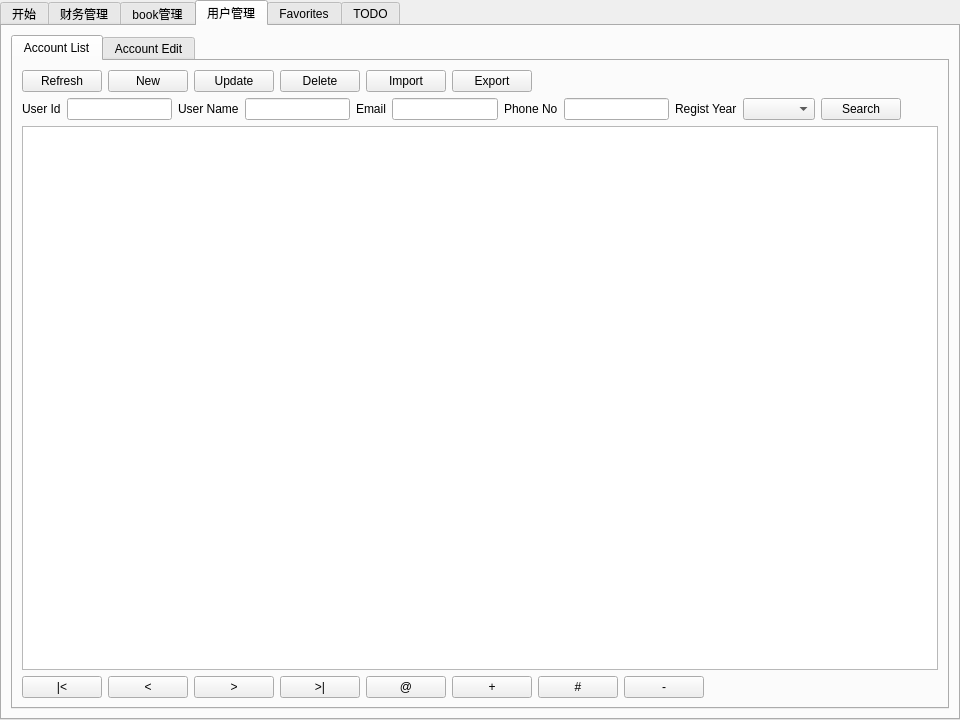
<?xml version="1.0" encoding="UTF-8"?>
<ui version="4.0">
 <class>dashboardTabWidget</class>
 <widget class="QTabWidget" name="dashboardTabWidget">
  <property name="geometry">
   <rect>
    <x>0</x>
    <y>0</y>
    <width>960</width>
    <height>720</height>
   </rect>
  </property>
  <property name="windowTitle">
   <string>个人管理系统</string>
  </property>
  <property name="currentIndex">
   <number>3</number>
  </property>
  <widget class="QWidget" name="startTab">
   <attribute name="title">
    <string>开始</string>
   </attribute>
   <widget class="QToolBox" name="toolBox">
    <property name="geometry">
     <rect>
      <x>590</x>
      <y>60</y>
      <width>151</width>
      <height>301</height>
     </rect>
    </property>
    <property name="currentIndex">
     <number>0</number>
    </property>
    <widget class="QWidget" name="page">
     <property name="geometry">
      <rect>
       <x>0</x>
       <y>0</y>
       <width>151</width>
       <height>171</height>
      </rect>
     </property>
     <attribute name="label">
      <string>用户管理</string>
     </attribute>
     <widget class="QListWidget" name="listWidget_2">
      <property name="geometry">
       <rect>
        <x>10</x>
        <y>10</y>
        <width>121</width>
        <height>151</height>
       </rect>
      </property>
      <item>
       <property name="text">
        <string>用户编辑</string>
       </property>
      </item>
      <item>
       <property name="text">
        <string>权限管理</string>
       </property>
      </item>
     </widget>
    </widget>
    <widget class="QWidget" name="page_2">
     <property name="geometry">
      <rect>
       <x>0</x>
       <y>0</y>
       <width>151</width>
       <height>171</height>
      </rect>
     </property>
     <attribute name="label">
      <string>Book管理</string>
     </attribute>
    </widget>
    <widget class="QWidget" name="page_3">
     <property name="geometry">
      <rect>
       <x>0</x>
       <y>0</y>
       <width>100</width>
       <height>30</height>
      </rect>
     </property>
     <attribute name="label">
      <string>财务管理</string>
     </attribute>
    </widget>
    <widget class="QWidget" name="page_4">
     <property name="geometry">
      <rect>
       <x>0</x>
       <y>0</y>
       <width>100</width>
       <height>30</height>
      </rect>
     </property>
     <attribute name="label">
      <string>Favorites</string>
     </attribute>
    </widget>
    <widget class="QWidget" name="page_5">
     <property name="geometry">
      <rect>
       <x>0</x>
       <y>0</y>
       <width>100</width>
       <height>30</height>
      </rect>
     </property>
     <attribute name="label">
      <string>TODO</string>
     </attribute>
    </widget>
   </widget>
   <widget class="QListWidget" name="listWidget">
    <property name="geometry">
     <rect>
      <x>420</x>
      <y>70</y>
      <width>71</width>
      <height>151</height>
     </rect>
    </property>
    <item>
     <property name="text">
      <string>用户管理</string>
     </property>
    </item>
    <item>
     <property name="text">
      <string>Book管理</string>
     </property>
    </item>
    <item>
     <property name="text">
      <string>财务管理</string>
     </property>
    </item>
    <item>
     <property name="text">
      <string>Favorites</string>
     </property>
    </item>
    <item>
     <property name="text">
      <string>TODO</string>
     </property>
    </item>
    <item>
     <property name="text">
      <string>资源管理</string>
     </property>
    </item>
   </widget>
   <widget class="QGroupBox" name="groupBox">
    <property name="geometry">
     <rect>
      <x>30</x>
      <y>30</y>
      <width>221</width>
      <height>251</height>
     </rect>
    </property>
    <property name="title">
     <string>通过按钮打开选项卡</string>
    </property>
    <widget class="QPushButton" name="buttonToOpenAccountTab">
     <property name="geometry">
      <rect>
       <x>70</x>
       <y>30</y>
       <width>75</width>
       <height>23</height>
      </rect>
     </property>
     <property name="text">
      <string>用户管理</string>
     </property>
    </widget>
    <widget class="QPushButton" name="buttonToOpenBookManageTab">
     <property name="geometry">
      <rect>
       <x>70</x>
       <y>60</y>
       <width>75</width>
       <height>23</height>
      </rect>
     </property>
     <property name="text">
      <string>Book管理</string>
     </property>
    </widget>
    <widget class="QPushButton" name="buttonToOpenFeeManageTab">
     <property name="geometry">
      <rect>
       <x>70</x>
       <y>100</y>
       <width>75</width>
       <height>23</height>
      </rect>
     </property>
     <property name="text">
      <string>财务管理</string>
     </property>
    </widget>
    <widget class="QPushButton" name="buttonToOpenFavoriteTab">
     <property name="geometry">
      <rect>
       <x>70</x>
       <y>140</y>
       <width>75</width>
       <height>23</height>
      </rect>
     </property>
     <property name="text">
      <string>Favorites</string>
     </property>
    </widget>
    <widget class="QPushButton" name="buttonToOpenTodoTab">
     <property name="geometry">
      <rect>
       <x>70</x>
       <y>180</y>
       <width>75</width>
       <height>23</height>
      </rect>
     </property>
     <property name="text">
      <string>TODO</string>
     </property>
    </widget>
    <widget class="QPushButton" name="buttonToOpenExplorerTab">
     <property name="geometry">
      <rect>
       <x>70</x>
       <y>220</y>
       <width>75</width>
       <height>23</height>
      </rect>
     </property>
     <property name="text">
      <string>资源管理</string>
     </property>
    </widget>
   </widget>
   <widget class="QGroupBox" name="groupBox_2">
    <property name="geometry">
     <rect>
      <x>30</x>
      <y>400</y>
      <width>221</width>
      <height>151</height>
     </rect>
    </property>
    <property name="title">
     <string>配置选项</string>
    </property>
    <widget class="QCheckBox" name="checkBox_2">
     <property name="geometry">
      <rect>
       <x>20</x>
       <y>30</y>
       <width>221</width>
       <height>16</height>
      </rect>
     </property>
     <property name="text">
      <string>启动时打开最顶层的&quot;管理&quot;选项卡</string>
     </property>
    </widget>
    <widget class="QCheckBox" name="checkBox_3">
     <property name="geometry">
      <rect>
       <x>20</x>
       <y>60</y>
       <width>191</width>
       <height>16</height>
      </rect>
     </property>
     <property name="text">
      <string>在选项卡的最右边显示关闭图标</string>
     </property>
    </widget>
    <widget class="QCheckBox" name="checkBox_4">
     <property name="geometry">
      <rect>
       <x>20</x>
       <y>90</y>
       <width>171</width>
       <height>16</height>
      </rect>
     </property>
     <property name="text">
      <string>在列表页面显示分页按钮组</string>
     </property>
    </widget>
    <widget class="QCheckBox" name="checkBox_5">
     <property name="geometry">
      <rect>
       <x>20</x>
       <y>120</y>
       <width>191</width>
       <height>16</height>
      </rect>
     </property>
     <property name="text">
      <string>在登录界面加入默认账户和密码</string>
     </property>
    </widget>
   </widget>
  </widget>
  <widget class="QWidget" name="feeManageTab">
   <attribute name="title">
    <string>财务管理</string>
   </attribute>
   <layout class="QHBoxLayout" name="horizontalLayout_5">
    <item>
     <widget class="QTabWidget" name="feeManageTabWidget">
      <property name="currentIndex">
       <number>3</number>
      </property>
      <widget class="QWidget" name="incomeTab">
       <attribute name="title">
        <string>收入</string>
       </attribute>
       <layout class="QHBoxLayout" name="horizontalLayout_6">
        <item>
         <widget class="QTableView" name="incomeTableView"/>
        </item>
       </layout>
      </widget>
      <widget class="QWidget" name="paymentTab">
       <attribute name="title">
        <string>支出</string>
       </attribute>
       <layout class="QHBoxLayout" name="horizontalLayout_7">
        <item>
         <widget class="QTableView" name="paymentTableView"/>
        </item>
       </layout>
      </widget>
      <widget class="QWidget" name="overtimeTab">
       <attribute name="title">
        <string>加班报销</string>
       </attribute>
       <layout class="QHBoxLayout" name="horizontalLayout_8">
        <item>
         <widget class="QTableView" name="overtimeTableView"/>
        </item>
       </layout>
      </widget>
      <widget class="QWidget" name="yuEBaoTab">
       <attribute name="title">
        <string>余额宝</string>
       </attribute>
       <layout class="QHBoxLayout" name="horizontalLayout_9">
        <item>
         <widget class="QTableView" name="yuEBaoTableView"/>
        </item>
       </layout>
      </widget>
     </widget>
    </item>
   </layout>
  </widget>
  <widget class="QWidget" name="bookManageTab">
   <attribute name="title">
    <string>book管理</string>
   </attribute>
   <layout class="QVBoxLayout" name="verticalLayout_2">
    <item>
     <layout class="QHBoxLayout" name="horizontalLayout">
      <item>
       <widget class="QPushButton" name="pushButton_4">
        <property name="text">
         <string>New</string>
        </property>
       </widget>
      </item>
      <item>
       <widget class="QPushButton" name="pushButton_3">
        <property name="text">
         <string>Refresh</string>
        </property>
       </widget>
      </item>
      <item>
       <widget class="QPushButton" name="pushButton_2">
        <property name="text">
         <string>Import</string>
        </property>
       </widget>
      </item>
      <item>
       <widget class="QPushButton" name="pushButton">
        <property name="text">
         <string>Export</string>
        </property>
       </widget>
      </item>
      <item>
       <spacer name="horizontalSpacer_3">
        <property name="orientation">
         <enum>Qt::Horizontal</enum>
        </property>
        <property name="sizeHint" stdset="0">
         <size>
          <width>40</width>
          <height>20</height>
         </size>
        </property>
       </spacer>
      </item>
     </layout>
    </item>
    <item>
     <layout class="QHBoxLayout" name="horizontalLayout_2">
      <item>
       <widget class="QLabel" name="label">
        <property name="text">
         <string>Book Name</string>
        </property>
       </widget>
      </item>
      <item>
       <widget class="QLineEdit" name="lineEdit"/>
      </item>
      <item>
       <widget class="QLabel" name="label_2">
        <property name="text">
         <string>Author</string>
        </property>
       </widget>
      </item>
      <item>
       <widget class="QLineEdit" name="lineEdit_2"/>
      </item>
      <item>
       <widget class="QLabel" name="label_3">
        <property name="text">
         <string>Book Type</string>
        </property>
       </widget>
      </item>
      <item>
       <widget class="QComboBox" name="comboBox">
        <item>
         <property name="text">
          <string>All</string>
         </property>
        </item>
        <item>
         <property name="text">
          <string>纸质</string>
         </property>
        </item>
        <item>
         <property name="text">
          <string>Mobi</string>
         </property>
        </item>
        <item>
         <property name="text">
          <string>ePub</string>
         </property>
        </item>
        <item>
         <property name="text">
          <string>PDF</string>
         </property>
        </item>
        <item>
         <property name="text">
          <string>TXT</string>
         </property>
        </item>
       </widget>
      </item>
      <item>
       <widget class="QLabel" name="label_15">
        <property name="text">
         <string>Class</string>
        </property>
       </widget>
      </item>
      <item>
       <widget class="QComboBox" name="comboBox_2">
        <item>
         <property name="text">
          <string>All</string>
         </property>
        </item>
        <item>
         <property name="text">
          <string>Self-Improvement</string>
         </property>
        </item>
        <item>
         <property name="text">
          <string>财经</string>
         </property>
        </item>
        <item>
         <property name="text">
          <string>自然科学</string>
         </property>
        </item>
        <item>
         <property name="text">
          <string>人文社科</string>
         </property>
        </item>
        <item>
         <property name="text">
          <string>文学</string>
         </property>
        </item>
        <item>
         <property name="text">
          <string>漫画</string>
         </property>
        </item>
        <item>
         <property name="text">
          <string>无类</string>
         </property>
        </item>
       </widget>
      </item>
      <item>
       <widget class="QPushButton" name="pushButton_5">
        <property name="text">
         <string>Search</string>
        </property>
       </widget>
      </item>
      <item>
       <spacer name="horizontalSpacer_4">
        <property name="orientation">
         <enum>Qt::Horizontal</enum>
        </property>
        <property name="sizeHint" stdset="0">
         <size>
          <width>40</width>
          <height>20</height>
         </size>
        </property>
       </spacer>
      </item>
     </layout>
    </item>
    <item>
     <widget class="QTabWidget" name="bookManageTabWidget">
      <property name="currentIndex">
       <number>0</number>
      </property>
      <widget class="QWidget" name="bookTab">
       <attribute name="title">
        <string>book</string>
       </attribute>
       <layout class="QHBoxLayout" name="horizontalLayout_10">
        <item>
         <widget class="QTableView" name="bookTableView"/>
        </item>
       </layout>
      </widget>
     </widget>
    </item>
   </layout>
  </widget>
  <widget class="QWidget" name="accountManageTab">
   <attribute name="title">
    <string>用户管理</string>
   </attribute>
   <layout class="QHBoxLayout" name="horizontalLayout_4">
    <item>
     <widget class="QTabWidget" name="accountTabWidget">
      <property name="currentIndex">
       <number>0</number>
      </property>
      <widget class="QWidget" name="accountTab">
       <attribute name="title">
        <string>Account List</string>
       </attribute>
       <layout class="QVBoxLayout" name="verticalLayout">
        <item>
         <layout class="QHBoxLayout" name="horizontalLayout_14">
          <item>
           <widget class="QPushButton" name="refreshButton">
            <property name="maximumSize">
             <size>
              <width>100</width>
              <height>16777215</height>
             </size>
            </property>
            <property name="text">
             <string>Refresh</string>
            </property>
           </widget>
          </item>
          <item>
           <widget class="QPushButton" name="newButton">
            <property name="maximumSize">
             <size>
              <width>100</width>
              <height>16777215</height>
             </size>
            </property>
            <property name="text">
             <string>New</string>
            </property>
           </widget>
          </item>
          <item>
           <widget class="QPushButton" name="updateButton">
            <property name="text">
             <string>Update</string>
            </property>
           </widget>
          </item>
          <item>
           <widget class="QPushButton" name="deleteButton">
            <property name="text">
             <string>Delete</string>
            </property>
           </widget>
          </item>
          <item>
           <widget class="QPushButton" name="importButton">
            <property name="maximumSize">
             <size>
              <width>100</width>
              <height>16777215</height>
             </size>
            </property>
            <property name="text">
             <string>Import</string>
            </property>
           </widget>
          </item>
          <item>
           <widget class="QPushButton" name="exportButton">
            <property name="maximumSize">
             <size>
              <width>100</width>
              <height>16777215</height>
             </size>
            </property>
            <property name="text">
             <string>Export</string>
            </property>
           </widget>
          </item>
          <item>
           <spacer name="horizontalSpacer">
            <property name="orientation">
             <enum>Qt::Horizontal</enum>
            </property>
            <property name="sizeHint" stdset="0">
             <size>
              <width>40</width>
              <height>20</height>
             </size>
            </property>
           </spacer>
          </item>
         </layout>
        </item>
        <item>
         <layout class="QHBoxLayout" name="horizontalLayout_3">
          <item>
           <widget class="QLabel" name="useridLabel">
            <property name="text">
             <string>User Id</string>
            </property>
           </widget>
          </item>
          <item>
           <widget class="QLineEdit" name="useridLineEdit"/>
          </item>
          <item>
           <widget class="QLabel" name="usernameLabel">
            <property name="text">
             <string>User Name</string>
            </property>
           </widget>
          </item>
          <item>
           <widget class="QLineEdit" name="usernameLineEdit"/>
          </item>
          <item>
           <widget class="QLabel" name="emailLabel">
            <property name="text">
             <string>Email</string>
            </property>
           </widget>
          </item>
          <item>
           <widget class="QLineEdit" name="emailLineEdit"/>
          </item>
          <item>
           <widget class="QLabel" name="phoneNoLabel">
            <property name="text">
             <string>Phone No</string>
            </property>
           </widget>
          </item>
          <item>
           <widget class="QLineEdit" name="phoneNoLineEdit"/>
          </item>
          <item>
           <widget class="QLabel" name="registYearLabel">
            <property name="text">
             <string>Regist Year</string>
            </property>
           </widget>
          </item>
          <item>
           <widget class="QComboBox" name="registYearComboBox"/>
          </item>
          <item>
           <widget class="QPushButton" name="searchButton">
            <property name="text">
             <string>Search</string>
            </property>
           </widget>
          </item>
          <item>
           <spacer name="horizontalSpacer_2">
            <property name="orientation">
             <enum>Qt::Horizontal</enum>
            </property>
            <property name="sizeHint" stdset="0">
             <size>
              <width>40</width>
              <height>20</height>
             </size>
            </property>
           </spacer>
          </item>
         </layout>
        </item>
        <item>
         <widget class="QTableWidget" name="tableWidget">
          <property name="alternatingRowColors">
           <bool>true</bool>
          </property>
          <property name="gridStyle">
           <enum>Qt::SolidLine</enum>
          </property>
          <property name="sortingEnabled">
           <bool>false</bool>
          </property>
         </widget>
        </item>
        <item>
         <layout class="QHBoxLayout" name="horizontalLayout_13">
          <item>
           <widget class="QPushButton" name="firstPage">
            <property name="text">
             <string>|&lt;</string>
            </property>
           </widget>
          </item>
          <item>
           <widget class="QPushButton" name="previousPage">
            <property name="text">
             <string>&lt;</string>
            </property>
           </widget>
          </item>
          <item>
           <widget class="QPushButton" name="nextPage">
            <property name="text">
             <string>&gt;</string>
            </property>
           </widget>
          </item>
          <item>
           <widget class="QPushButton" name="lastPage">
            <property name="text">
             <string>&gt;|</string>
            </property>
           </widget>
          </item>
          <item>
           <widget class="QPushButton" name="pushButton_6">
            <property name="text">
             <string>@</string>
            </property>
           </widget>
          </item>
          <item>
           <widget class="QPushButton" name="createRow">
            <property name="text">
             <string>+</string>
            </property>
           </widget>
          </item>
          <item>
           <widget class="QPushButton" name="editRow">
            <property name="text">
             <string>#</string>
            </property>
           </widget>
          </item>
          <item>
           <widget class="QPushButton" name="deleteRow">
            <property name="text">
             <string>-</string>
            </property>
           </widget>
          </item>
          <item>
           <spacer name="horizontalSpacer_5">
            <property name="orientation">
             <enum>Qt::Horizontal</enum>
            </property>
            <property name="sizeHint" stdset="0">
             <size>
              <width>40</width>
              <height>20</height>
             </size>
            </property>
           </spacer>
          </item>
         </layout>
        </item>
       </layout>
      </widget>
      <widget class="QWidget" name="accountEditTab">
       <attribute name="title">
        <string>Account Edit</string>
       </attribute>
       <widget class="QWidget" name="formLayoutWidget">
        <property name="geometry">
         <rect>
          <x>370</x>
          <y>80</y>
          <width>361</width>
          <height>421</height>
         </rect>
        </property>
        <layout class="QFormLayout" name="formLayout">
         <property name="fieldGrowthPolicy">
          <enum>QFormLayout::AllNonFixedFieldsGrow</enum>
         </property>
         <item row="1" column="0">
          <widget class="QLabel" name="label_13">
           <property name="text">
            <string>User id</string>
           </property>
          </widget>
         </item>
         <item row="1" column="1">
          <widget class="QLineEdit" name="lineEdit_10"/>
         </item>
         <item row="2" column="0">
          <widget class="QLabel" name="label_6">
           <property name="text">
            <string>Usern ame</string>
           </property>
          </widget>
         </item>
         <item row="2" column="1">
          <widget class="QLineEdit" name="lineEdit_6"/>
         </item>
         <item row="3" column="0">
          <widget class="QLabel" name="label_7">
           <property name="text">
            <string>Password</string>
           </property>
          </widget>
         </item>
         <item row="3" column="1">
          <widget class="QLineEdit" name="lineEdit_7"/>
         </item>
         <item row="4" column="0">
          <widget class="QLabel" name="label_4">
           <property name="text">
            <string>Email</string>
           </property>
          </widget>
         </item>
         <item row="4" column="1">
          <widget class="QLineEdit" name="lineEdit_4"/>
         </item>
         <item row="5" column="0">
          <widget class="QLabel" name="label_5">
           <property name="text">
            <string>Gender</string>
           </property>
          </widget>
         </item>
         <item row="5" column="1">
          <widget class="QRadioButton" name="radioButton">
           <property name="text">
            <string>Male</string>
           </property>
          </widget>
         </item>
         <item row="6" column="1">
          <widget class="QRadioButton" name="radioButton_2">
           <property name="text">
            <string>Female</string>
           </property>
          </widget>
         </item>
         <item row="7" column="1">
          <widget class="QRadioButton" name="radioButton_3">
           <property name="text">
            <string>Keep secrete.</string>
           </property>
          </widget>
         </item>
         <item row="8" column="0">
          <widget class="QLabel" name="label_8">
           <property name="text">
            <string>Age</string>
           </property>
          </widget>
         </item>
         <item row="8" column="1">
          <widget class="QLineEdit" name="lineEdit_5"/>
         </item>
         <item row="9" column="0">
          <widget class="QLabel" name="label_9">
           <property name="text">
            <string>Creator</string>
           </property>
          </widget>
         </item>
         <item row="9" column="1">
          <widget class="QLineEdit" name="lineEdit_8"/>
         </item>
         <item row="10" column="0">
          <widget class="QLabel" name="label_10">
           <property name="text">
            <string>Modifier</string>
           </property>
          </widget>
         </item>
         <item row="10" column="1">
          <widget class="QLineEdit" name="lineEdit_9"/>
         </item>
         <item row="11" column="0">
          <widget class="QLabel" name="label_11">
           <property name="text">
            <string>Create time</string>
           </property>
          </widget>
         </item>
         <item row="11" column="1">
          <widget class="QDateEdit" name="dateEdit"/>
         </item>
         <item row="12" column="0">
          <widget class="QLabel" name="label_12">
           <property name="text">
            <string>Modification time</string>
           </property>
          </widget>
         </item>
         <item row="12" column="1">
          <widget class="QDateEdit" name="dateEdit_2"/>
         </item>
         <item row="13" column="0">
          <widget class="QLabel" name="label_14">
           <property name="text">
            <string>Description</string>
           </property>
          </widget>
         </item>
         <item row="13" column="1">
          <widget class="QPlainTextEdit" name="plainTextEdit"/>
         </item>
        </layout>
        <zorder>lineEdit_10</zorder>
        <zorder>label_14</zorder>
        <zorder>lineEdit_6</zorder>
        <zorder>lineEdit_7</zorder>
        <zorder>label_7</zorder>
        <zorder>label_4</zorder>
        <zorder>label_5</zorder>
        <zorder>lineEdit_5</zorder>
        <zorder>label_8</zorder>
        <zorder>lineEdit_8</zorder>
        <zorder>label_9</zorder>
        <zorder>lineEdit_9</zorder>
        <zorder>radioButton</zorder>
        <zorder>radioButton_2</zorder>
        <zorder>radioButton_3</zorder>
        <zorder>label_10</zorder>
        <zorder>dateEdit</zorder>
        <zorder>label_11</zorder>
        <zorder>dateEdit_2</zorder>
        <zorder>label_6</zorder>
        <zorder>label_12</zorder>
        <zorder>lineEdit_4</zorder>
        <zorder>label_13</zorder>
        <zorder>plainTextEdit</zorder>
       </widget>
      </widget>
     </widget>
    </item>
   </layout>
  </widget>
  <widget class="QWidget" name="favoritesManageTab">
   <attribute name="title">
    <string>Favorites</string>
   </attribute>
   <layout class="QHBoxLayout" name="horizontalLayout_12">
    <item>
     <widget class="QTabWidget" name="favoritesTabWidget">
      <property name="currentIndex">
       <number>1</number>
      </property>
      <widget class="QWidget" name="favoriteSiteTab">
       <attribute name="title">
        <string>站点收藏</string>
       </attribute>
       <layout class="QVBoxLayout" name="verticalLayout_3">
        <item>
         <layout class="QHBoxLayout" name="horizontalLayout_16">
          <item>
           <widget class="QPushButton" name="newButton_3">
            <property name="maximumSize">
             <size>
              <width>100</width>
              <height>16777215</height>
             </size>
            </property>
            <property name="text">
             <string>New</string>
            </property>
           </widget>
          </item>
          <item>
           <widget class="QPushButton" name="refreshButton_3">
            <property name="maximumSize">
             <size>
              <width>100</width>
              <height>16777215</height>
             </size>
            </property>
            <property name="text">
             <string>Refresh</string>
            </property>
           </widget>
          </item>
          <item>
           <widget class="QPushButton" name="importButton_3">
            <property name="maximumSize">
             <size>
              <width>100</width>
              <height>16777215</height>
             </size>
            </property>
            <property name="text">
             <string>Import</string>
            </property>
           </widget>
          </item>
          <item>
           <widget class="QPushButton" name="exportButton_3">
            <property name="maximumSize">
             <size>
              <width>100</width>
              <height>16777215</height>
             </size>
            </property>
            <property name="text">
             <string>Export</string>
            </property>
           </widget>
          </item>
          <item>
           <spacer name="horizontalSpacer_7">
            <property name="orientation">
             <enum>Qt::Horizontal</enum>
            </property>
            <property name="sizeHint" stdset="0">
             <size>
              <width>40</width>
              <height>20</height>
             </size>
            </property>
           </spacer>
          </item>
         </layout>
        </item>
        <item>
         <layout class="QHBoxLayout" name="horizontalLayout_17">
          <item>
           <widget class="QLabel" name="useridLabel_3">
            <property name="text">
             <string>Site Name</string>
            </property>
           </widget>
          </item>
          <item>
           <widget class="QLineEdit" name="useridLineEdit_3"/>
          </item>
          <item>
           <widget class="QLabel" name="usernameLabel_3">
            <property name="text">
             <string>UURL</string>
            </property>
           </widget>
          </item>
          <item>
           <widget class="QLineEdit" name="usernameLineEdit_3"/>
          </item>
          <item>
           <widget class="QLabel" name="emailLabel_3">
            <property name="text">
             <string>Type</string>
            </property>
           </widget>
          </item>
          <item>
           <widget class="QLineEdit" name="emailLineEdit_3"/>
          </item>
          <item>
           <widget class="QLabel" name="phoneNoLabel_3">
            <property name="text">
             <string>Tag</string>
            </property>
           </widget>
          </item>
          <item>
           <widget class="QLineEdit" name="phoneNoLineEdit_3"/>
          </item>
          <item>
           <widget class="QPushButton" name="searchButton_3">
            <property name="text">
             <string>Search</string>
            </property>
           </widget>
          </item>
          <item>
           <spacer name="horizontalSpacer_8">
            <property name="orientation">
             <enum>Qt::Horizontal</enum>
            </property>
            <property name="sizeHint" stdset="0">
             <size>
              <width>40</width>
              <height>20</height>
             </size>
            </property>
           </spacer>
          </item>
         </layout>
        </item>
        <item>
         <widget class="QTableWidget" name="tableWidget_3">
          <property name="alternatingRowColors">
           <bool>true</bool>
          </property>
          <property name="gridStyle">
           <enum>Qt::SolidLine</enum>
          </property>
          <property name="sortingEnabled">
           <bool>false</bool>
          </property>
         </widget>
        </item>
       </layout>
      </widget>
      <widget class="QWidget" name="favoriteBookTab">
       <attribute name="title">
        <string>书籍收藏</string>
       </attribute>
      </widget>
     </widget>
    </item>
   </layout>
  </widget>
  <widget class="QWidget" name="todoManageTab">
   <attribute name="title">
    <string>TODO</string>
   </attribute>
   <layout class="QHBoxLayout" name="horizontalLayout_11">
    <item>
     <widget class="QTabWidget" name="tabWidget">
      <property name="currentIndex">
       <number>0</number>
      </property>
      <widget class="QWidget" name="designAndDevTab">
       <attribute name="title">
        <string>设计开发 </string>
       </attribute>
       <layout class="QVBoxLayout" name="verticalLayout_4">
        <item>
         <widget class="QCheckBox" name="checkBox">
          <property name="text">
           <string>+ 给各列表页面加上增删改查功能</string>
          </property>
         </widget>
        </item>
        <item>
         <widget class="QListWidget" name="listWidget">
          <item>
           <property name="text">
            <string>aa</string>
           </property>
          </item>
          <item>
           <property name="text">
            <string>bb</string>
           </property>
          </item>
         </widget>
        </item>
        <item>
         <widget class="QTreeWidget" name="treeWidget">
          <column>
           <property name="text">
            <string>1</string>
           </property>
          </column>
          <column>
           <property name="text">
            <string>新建列</string>
           </property>
          </column>
          <column>
           <property name="text">
            <string>a</string>
           </property>
          </column>
          <column>
           <property name="text">
            <string>d</string>
           </property>
          </column>
          <item>
           <property name="text">
            <string>aa</string>
           </property>
           <property name="text">
            <string>bb</string>
           </property>
           <property name="text">
            <string>cc</string>
           </property>
           <property name="text">
            <string>dd</string>
           </property>
           <item>
            <property name="text">
             <string>11</string>
            </property>
            <property name="text">
             <string>ccdd</string>
            </property>
            <property name="text">
             <string>eeff</string>
            </property>
            <property name="text">
             <string>aabbcc</string>
            </property>
           </item>
           <item>
            <property name="text">
             <string>12</string>
            </property>
            <property name="text">
             <string>1</string>
            </property>
            <property name="text">
             <string>2</string>
            </property>
            <property name="text">
             <string>3</string>
            </property>
           </item>
           <item>
            <property name="text">
             <string>13</string>
            </property>
            <property name="text">
             <string>23</string>
            </property>
            <property name="text">
             <string>46</string>
            </property>
            <property name="text">
             <string>46</string>
            </property>
           </item>
          </item>
          <item>
           <property name="text">
            <string>bb</string>
           </property>
           <property name="text">
            <string>asdg</string>
           </property>
           <property name="text">
            <string>asdg</string>
           </property>
           <property name="text">
            <string>dsgdsg</string>
           </property>
          </item>
         </widget>
        </item>
       </layout>
      </widget>
      <widget class="QWidget" name="unreadBookTab">
       <attribute name="title">
        <string>待阅书籍</string>
       </attribute>
      </widget>
      <widget class="QWidget" name="unwatchVideoTab">
       <attribute name="title">
        <string>待观影视</string>
       </attribute>
      </widget>
     </widget>
    </item>
   </layout>
  </widget>
 </widget>
 <resources/>
 <connections/>
</ui>
